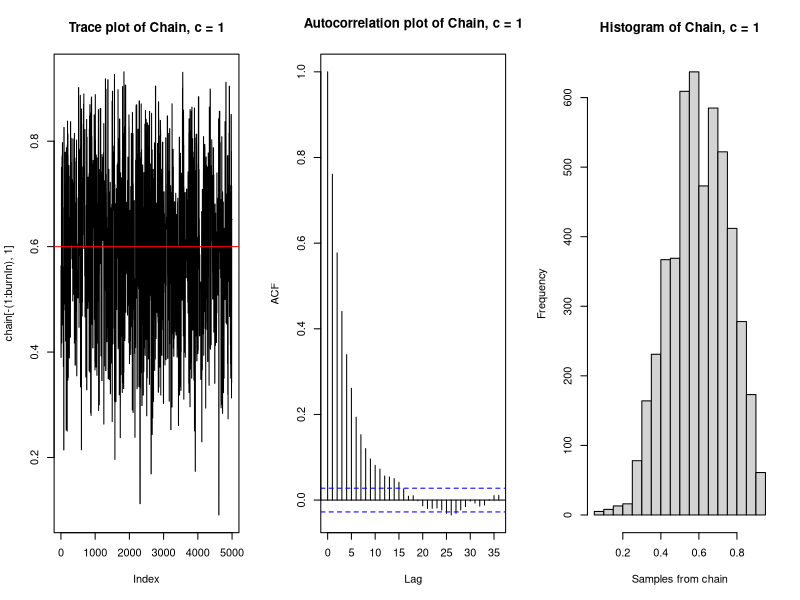
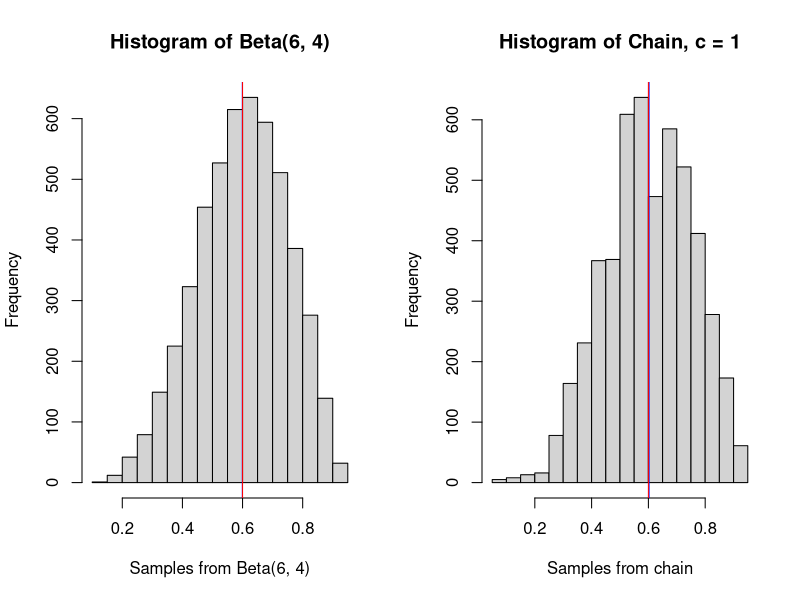
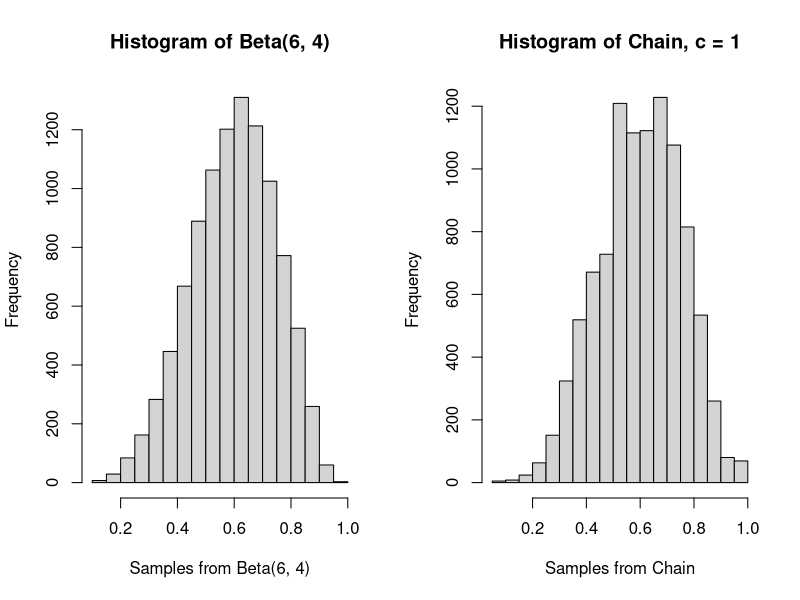
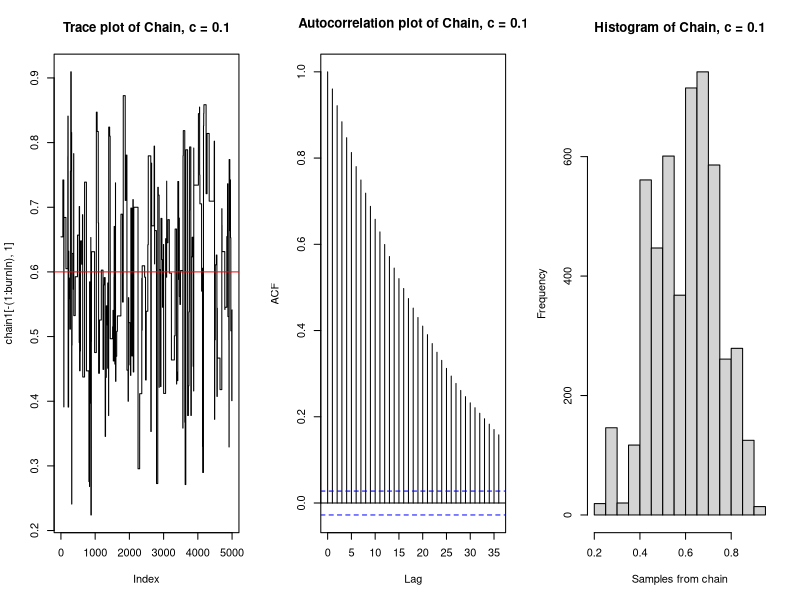
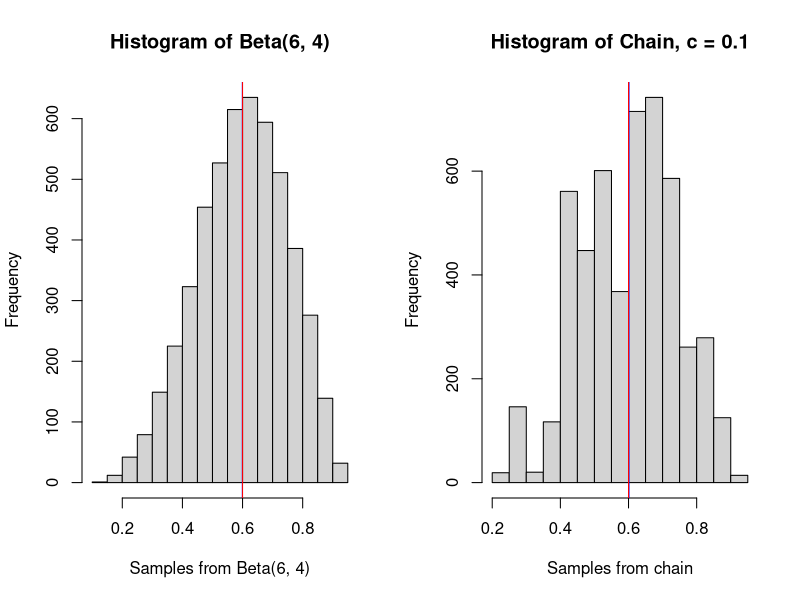
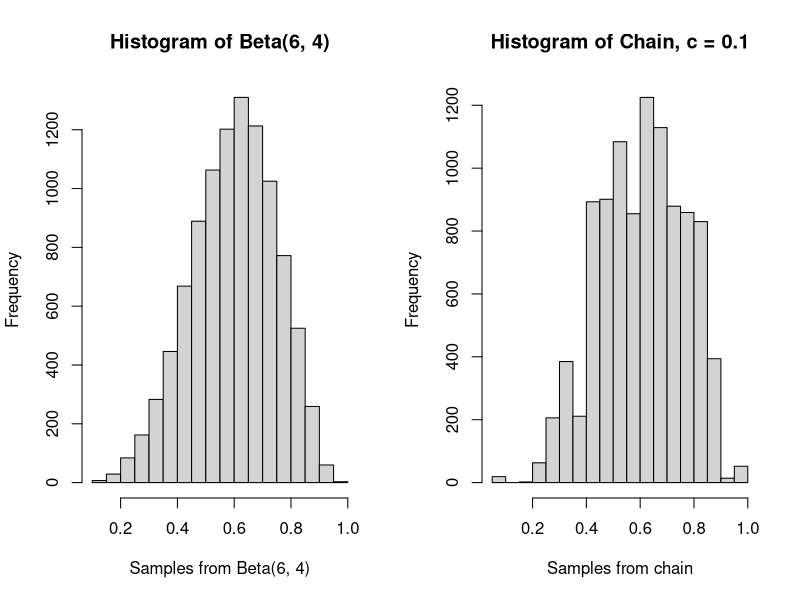
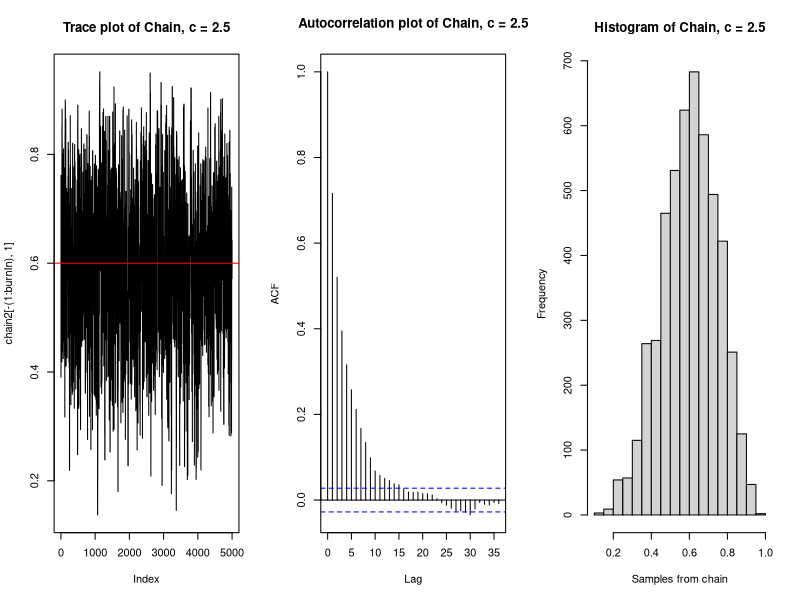
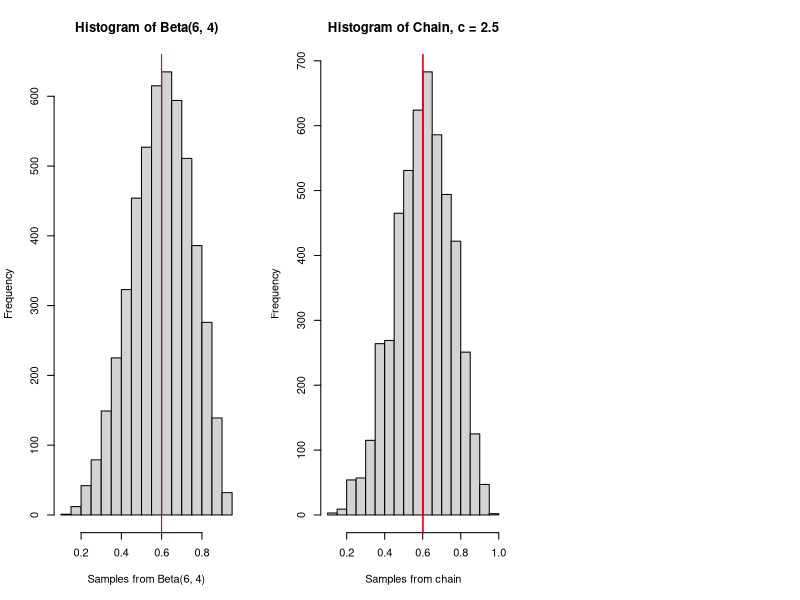

Source code (R) for these figures, in order:
## ---- chunk 1
knitr::opts_chunk$set(echo = TRUE)
## ---- chunk 2
a <- 6
b <- 4

likelihood <- function(param){
  singlelikelihoods = dbeta(param, a, b, log = T)
}

prior <- function(param){
  pr = dunif(param, min=0, max=1, log = T)
  return(pr)
}

posterior <- function(param){
  return (exp(likelihood(param) + prior(param)))
}
## ---- chunk 3
metropolis_MCMC <- function(startvalue, iterations, c){
  chain = array(dim = c(iterations+1,1))
  chain[1,] = startvalue
  for (i in 1:iterations){
    proposal = rbeta(1, c*chain[i,], c*(1-chain[i,]))
    probab = (posterior(proposal)*dbeta(chain[i,],c*proposal,c*(1-proposal)))/
      (posterior(chain[i,])*dbeta(proposal, c*chain[i,], c*(1-chain[i,])))
    if (runif(1) < probab){
      chain[i+1,] = proposal
    }else{
      chain[i+1,] = chain[i,]
    }
  }
  return(chain)
}
## ---- chunk 4
startvalue <- runif(1, 0, 1)
chain=metropolis_MCMC(startvalue, 10000, c=1)
test <- rbeta(10000, 6, 4)
## ---- chunk 5
# Performance of the sampler: c = 1 with BurnIn
par(mfrow=c(1,3))
test2 <- test[5001:10000]
burnIn = 5000
acceptance = 1-mean(duplicated(chain[-(1:burnIn),]))
plot(chain[-(1:burnIn),1], type='l', main = "Trace plot of Chain, c = 1")
abline(h=0.6, col="red")
acf(chain[-(1:burnIn),1], main = "Autocorrelation plot of Chain, c = 1")
hist(chain[-(1:burnIn),1], xlab = "Samples from chain", main = "Histogram of Chain, c = 1") 
## ---- chunk 6
# Histogram of the target distribution Beta(6,4) vs. the Chain with burnIn
par(mfrow=c(1,2))
hist(test2, xlab = "Samples from Beta(6, 4)", main = "Histogram of Beta(6, 4)")
abline(v=mean(test2), col="blue")
abline(v=0.6, col="red")
hist(chain[-(1:burnIn),1], xlab = "Samples from chain", main = "Histogram of Chain, c = 1") 
abline(v = mean(chain[-(1:burnIn),1]), col="blue")
abline(v=0.6, col="red")

# Kolmogorov-Smirnov statistic
ks.test(chain[-(1:burnIn),1], test2)
## ---- chunk 7
# Histogram of the chain vs. the target distribution Beta(6,4) without BurnIn
par(mfrow=c(1,2))
hist(test, xlab = "Samples from Beta(6, 4)", main = "Histogram of Beta(6, 4)")
hist(chain, xlab = "Samples from Chain", main = "Histogram of Chain, c = 1")
## ---- chunk 8
# c = 0.1 / c = 2.5 / c = 10
chain1=metropolis_MCMC(startvalue, 10000, c=0.1)
chain2=metropolis_MCMC(startvalue, 10000, c=2.5)
chain3=metropolis_MCMC(startvalue, 10000, c=10)

# Performance of the sampler: c = 0.1
par(mfrow=c(1,3))
acceptance1 = 1-mean(duplicated(chain1[-(1:burnIn),]))
plot(chain1[-(1:burnIn),1], type='l', main = "Trace plot of Chain, c = 0.1")
abline(h=0.6, col="red")
acf(chain1[-(1:burnIn),1], main = "Autocorrelation plot of Chain, c = 0.1")
hist(chain1[-(1:burnIn),1], xlab = "Samples from chain", main = "Histogram of Chain, c = 0.1") 

# Histogram of the target distribution Beta(6,4) vs. the Chain after burnIn
par(mfrow=c(1,2))
hist(test2, xlab = "Samples from Beta(6, 4)", main = "Histogram of Beta(6, 4)")
abline(v=mean(test2), col="blue")
abline(v=0.6, col="red")
hist(chain1[-(1:burnIn),1], xlab = "Samples from chain", main = "Histogram of Chain, c = 0.1") 
abline(v = mean(chain1[-(1:burnIn),1]), col="blue")
abline(v=0.6, col="red")

# Kolmogorov-Smirnov statistic
ks.test(chain1[-(1:burnIn),1], test2)

# Comparing the histogram of the chain with the target distribution Beta(6,4)
par(mfrow=c(1,2))
hist(test, xlab = "Samples from Beta(6, 4)", main = "Histogram of Beta(6, 4)")
hist(chain1, xlab = "Samples from chain", main = "Histogram of Chain, c = 0.1")
## ---- chunk 9
# Performance of the sampler: c = 2.5
par(mfrow=c(1,3))
acceptance2 = 1-mean(duplicated(chain2[-(1:burnIn),]))
plot(chain2[-(1:burnIn),1], type='l', main = "Trace plot of Chain, c = 2.5")
abline(h=0.6, col="red")
acf(chain2[-(1:burnIn),1], main = "Autocorrelation plot of Chain, c = 2.5")
hist(chain2[-(1:burnIn),1], xlab = "Samples from chain", main = "Histogram of Chain, c = 2.5") 

# Histogram of the target distribution Beta(6,4) vs. the Chain after burnIn
hist(test2, xlab = "Samples from Beta(6, 4)", main = "Histogram of Beta(6, 4)")
abline(v=mean(test2), col="blue")
abline(v=0.6, col="red")
hist(chain2[-(1:burnIn),1], xlab = "Samples from chain", main = "Histogram of Chain, c = 2.5") 
abline(v = mean(chain2[-(1:burnIn),1]), col="blue")
abline(v=0.6, col="red")

# Kolmogorov-Smirnov statistic
ks.test(chain2[-(1:burnIn),1], test2)

# Comparing the histogram of the chain with the target distribution Beta(6,4)
par(mfrow=c(1,2))
hist(test, xlab = "Samples from Beta(6, 4)", main = "Histogram of Beta(6, 4)")
hist(chain2, xlab = "Samples from chain", main = "Histogram of Chain, c = 2.5")
## ---- chunk 10
# Performance of the sampler: c = 10
par(mfrow=c(1,3))
acceptance3 = 1-mean(duplicated(chain3[-(1:burnIn),]))
plot(chain3[-(1:burnIn),1], type='l', main = "Trace plot of Chain, c = 10")
abline(h=0.6, col="red")
acf(chain3[-(1:burnIn),1], main = "Autocorrelation plot of Chain, c = 10")
hist(chain3[-(1:burnIn),1], xlab = "Samples from chain", main = "Histogram of Chain, c = 10") 

# Histogram of the target distribution Beta(6,4) vs. the Chain after burnIn
hist(test2, xlab = "Samples from Beta(6, 4)", main = "Histogram of Beta(6, 4)")
abline(v=mean(test2), col="blue")
abline(v=0.6, col="red")
hist(chain3[-(1:burnIn),1], xlab = "Samples from chain", main = "Histogram of Chain, c = 10") 
abline(v = mean(chain3[-(1:burnIn),1]), col="blue")
abline(v=0.6, col="red")

# Kolmogorov-Smirnov statistic
ks.test(chain3[-(1:burnIn),1], test2)

# Comparing the histogram of the chain with the target distribution Beta(6,4)
par(mfrow=c(1,2))
hist(test, xlab = "Samples from Beta(6, 4)", main = "Histogram of Beta(6, 4)")
hist(chain3, xlab = "Samples from chain", main = "Histogram of Chain, c = 10")
